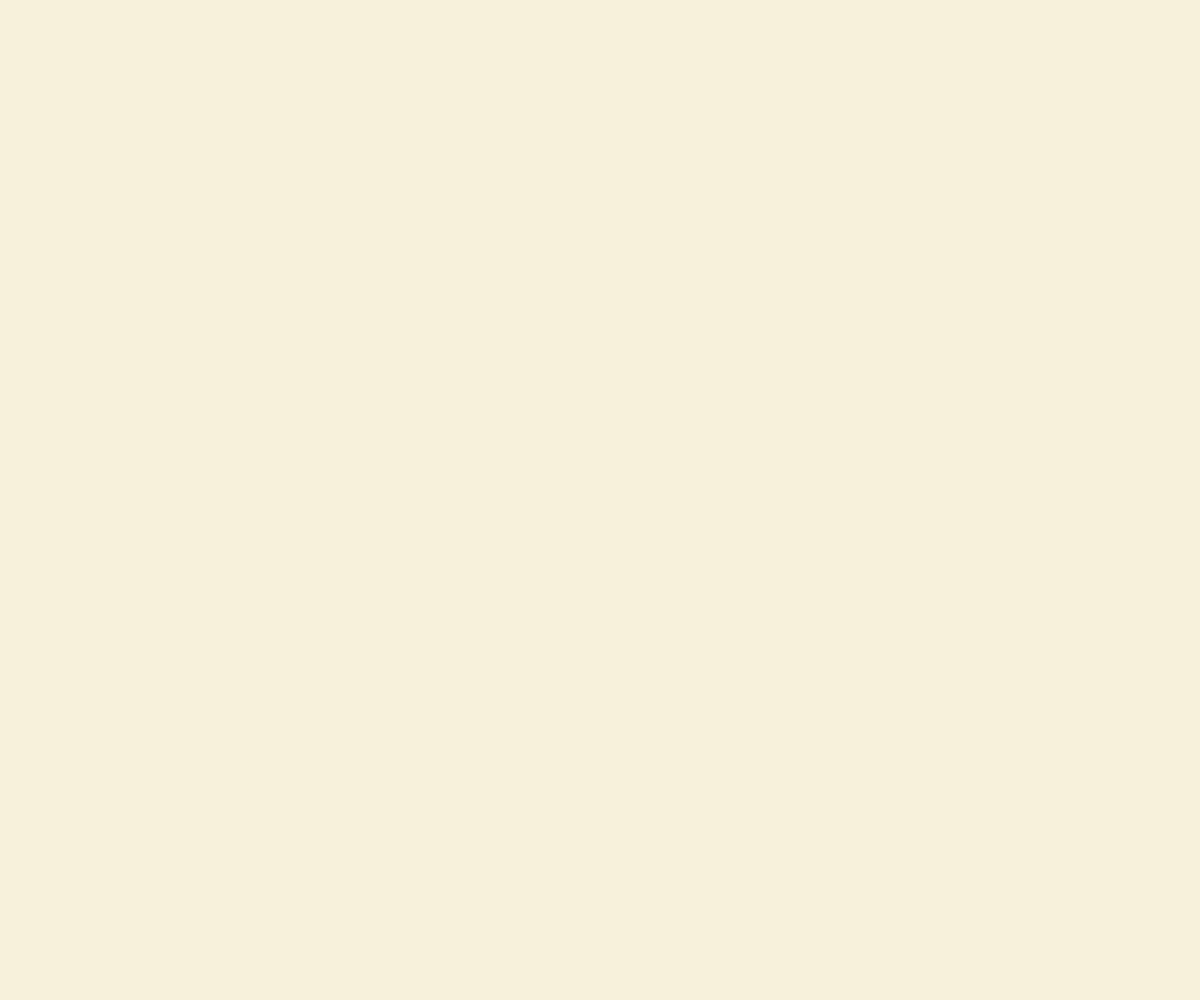
Frame 1 (no input)
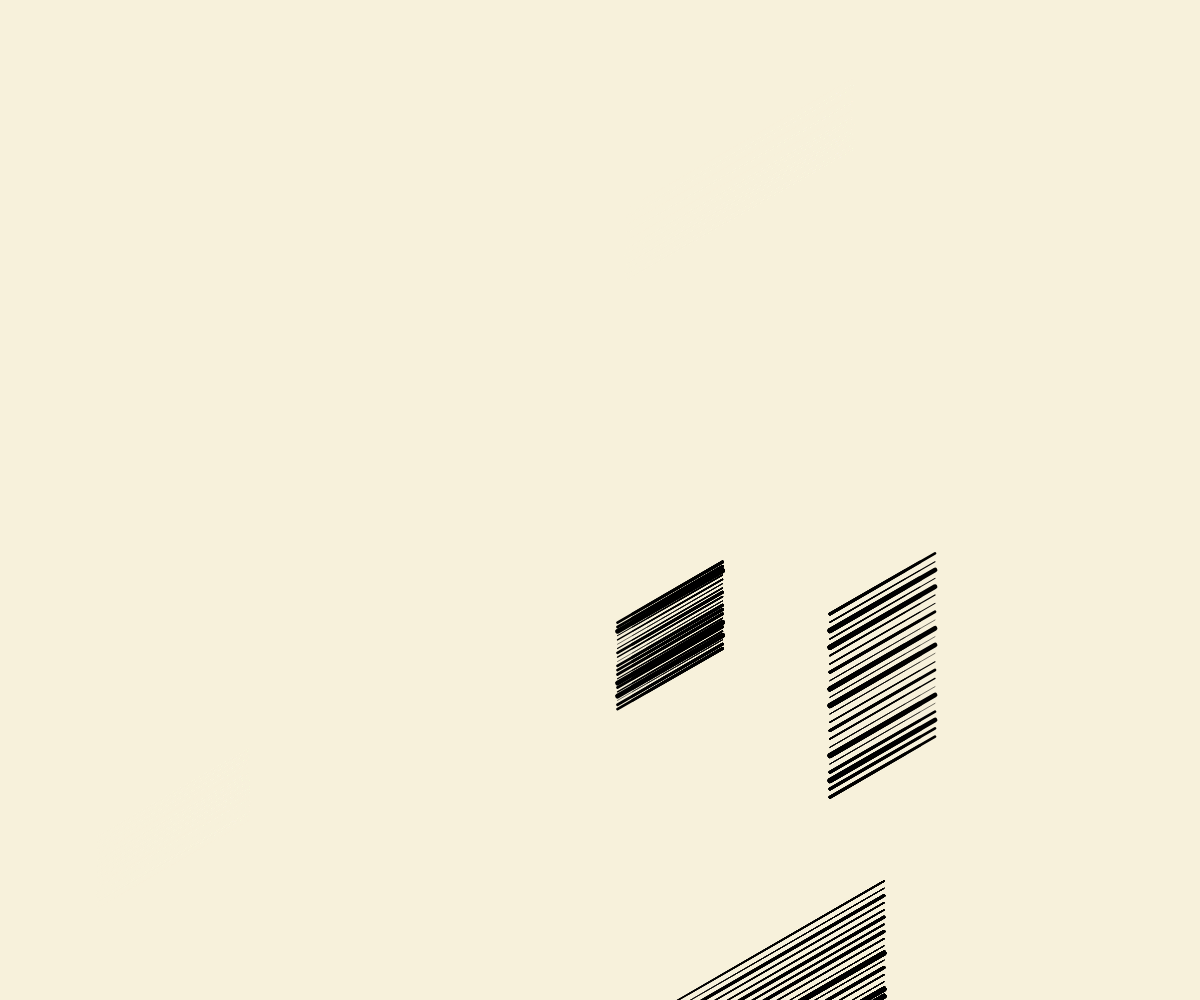
Frame 60 (no input)
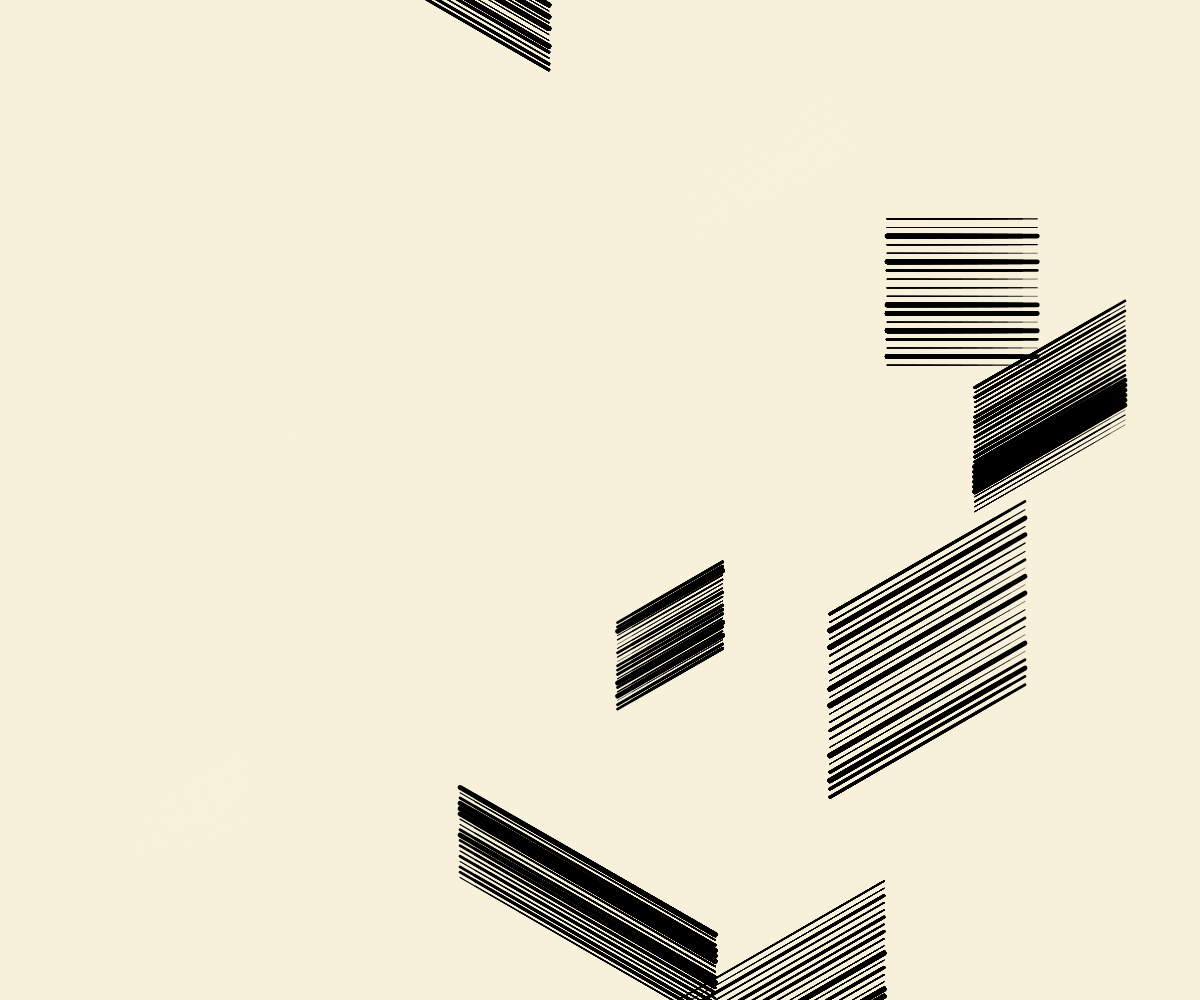
Frame 120 (the mouse pressed at the canvas centre since frame 60)

The p5.js sketch that drew these frames (run headless with seeded random() and noise() and a simulated clock; from frame 60 on, the mouse is pressed at the canvas centre):

// p5.js sketch
// ── sketch.js
// --- Global Variables for Scaling and Animation ---
let strokeOption;
let baseSize;
let scale;
let canvas = 800; // Basic canvas size used for scaling reference
let bgColor = [247, 241, 219]; // Light beige background color

let stripes = []; // Array to store all line stripe objects
let currentStripe = 0; // Index of the current stripe being animated
let layer2Drawn = false; // Flag to track if the main hidden line (Layer 2) has been inserted
const numGroups = 80; // Total number of line groups
const firstLayerGroups = Math.floor(numGroups * 0.7); // 70% for Layer 1

let mainHiddenLineStripe; // Stores the main hidden line stripe (Layer 2)

// --- Helper Functions ---

// Adjust stroke weights and scale based on current window size
function adjustStrokeAndScale() {
  baseSize = (windowWidth + windowHeight) / 2;
  scale = baseSize / canvas;
  strokeOption = [0.4, 0.8, 1, 2, 3.5];
  for (let i = 0; i < strokeOption.length; i++) {
    strokeOption[i] *= scale;
  }
}

// Function to generate and return all data for a single LineStripe instance
function createLineGroups() {
  let linesData = [];

  // Line color: 60% chance of black, 40% chance of background color (for erasure effect)
  const lineColor = random() < 0.6 ? color(0) : color(bgColor);

  // Randomly select the startpoint (origin is at the canvas center)
  const x1 = random(-width / 2, width / 2);
  const y1 = random(-height / 2, height / 2);

  const signX = random() > 0.5 ? 1 : -1;
  const signY = random() > 0.5 ? 1 : -1;
  const isTilted = random() < 0.5; // Tilted (30-degree) or axial (horizontal/vertical)
  const lineLength = random(80, 200) * scale; // Scaled length

  let hShift, vShift;

  if (isTilted) {
    const angle = tan(30); // angleMode(DEGREES) will handle this
    hShift = lineLength * signX;
    vShift = lineLength * angle * signY;
  } else {
    if (random() < 0.5) {
      // Horizontal
      hShift = lineLength * signX;
      vShift = 0;
    } else {
      // Vertical
      hShift = 0;
      vShift = lineLength * signY;
    }
  }

  const x2Base = x1 + hShift;
  const y2Base = y1 + vShift;
  const numLines = floor(random(10, 30));

  // Scale spacing to keep density consistent
  const spacing = random(3, 8) * scale;
  const absH = abs(hShift);
  const absV = abs(vShift);

  // Collect data for each parallel line in the group
  for (let i = 0; i < numLines; i++) {
    const offset = i * spacing;

    let X1 = x1;
    let Y1 = y1;
    let X2 = x2Base;
    let Y2 = y2Base;

    // Apply perpendicular offset
    if (absH > absV) {
      Y1 += offset;
      Y2 += offset;
    } else {
      X1 += offset;
      X2 += offset;
    }

    // Store the start/end points and properties for animation
    linesData.push({
      x1: X1,
      y1: Y1,
      x2: X2,
      y2: Y2,
      weight: random(strokeOption), // variable stroke, but scaled
      color: lineColor,
      length: lineLength // Base length for animation control
    });
  }

  // Pass the array of lines directly into LineStripe
  return new LineStripe(linesData);
}

// Function to generate and return data for the single Main Hidden Line (Layer 2)
function createMainHiddenLine() {
  let linesData = [];

  // Random angle between -45 and 45 degrees
  const baseAngle = random(-45, 45);

  // Define endpoints so the line passes across the entire canvas
  const y1 = -height / 2;
  const y2 = height / 2;

  // Horizontal shift so that the line covers the canvas width
  const shift = height * tan(baseAngle);
  const x1 = -shift;
  const x2 = shift;

  // Use background color for "erasing" effect
  const lineColor = color(bgColor);

  // Very thick stroke to strongly cut through other lines
  const weight = random(90, 150) * scale;

  // Length used for animation progress
  const lineLength = dist(x1, y1, x2, y2);

  linesData.push({
    x1: x1,
    y1: y1,
    x2: x2,
    y2: y2,
    weight: weight,
    color: lineColor,
    length: lineLength
  });

  return new LineStripe(linesData);
}

// --- LineStripe Class for Animation ---
class LineStripe {
  constructor(lines) {
    // lines: array of {x1, y1, x2, y2, weight, color, length}
    this.lines = lines;
    this.done = false;
    this.currentLen = 0;
    this.maxLen = lines[0].length; // all lines share the same base length
    this.drawSpeed = 15; // animation speed
  }

  displayStep() {
    push();
    noFill(); // Lines only

    for (let l of this.lines) {
      stroke(l.color);
      strokeWeight(l.weight);

      // Calculate the segment ratio for this frame
      const ratio = this.currentLen / this.maxLen;

      // Current endpoint based on the ratio
      const p2X = l.x1 + (l.x2 - l.x1) * ratio;
      const p2Y = l.y1 + (l.y2 - l.y1) * ratio;

      // Draw the growing line segment
      line(l.x1, l.y1, p2X, p2Y);
    }

    // Animate growth
    if (this.currentLen < this.maxLen) {
      this.currentLen += this.drawSpeed;
      if (this.currentLen >= this.maxLen) {
        this.currentLen = this.maxLen;
        this.done = true;
      }
    } else {
      this.done = true;
    }

    pop();
  }
}

// --- p5.js Core Functions ---
function setup() {
  createCanvas(windowWidth, windowHeight);
  angleMode(DEGREES);
  adjustStrokeAndScale();
  background(bgColor);

  // 1. Generate all small stripe groups (Layer 1 & 3)
  stripes = [];
  for (let g = 0; g < numGroups; g++) {
    stripes.push(createLineGroups());
  }

  // 2. Generate main hidden line stripe (Layer 2)
  mainHiddenLineStripe = createMainHiddenLine();
  currentStripe = 0;
  layer2Drawn = false; // used to control insertion
  loop(); // Enable draw loop for animation
}

function draw() {
  push();
  translate(width / 2, height / 2);

  // 1. Insert Layer 2 after 70% of stripes are drawn
  if (currentStripe === firstLayerGroups && !layer2Drawn) {
    stripes.splice(currentStripe, 0, mainHiddenLineStripe);
    layer2Drawn = true;
  }

  // 2. Animate current stripe
  if (currentStripe < stripes.length) {
    stripes[currentStripe].displayStep();

    if (stripes[currentStripe].done) {
      currentStripe++;
    }
  } else {
    noLoop(); // Stop when all stripes are drawn
  }

  pop();
}

// Handle window resize event
function windowResized() {
  resizeCanvas(windowWidth, windowHeight);

  // Recalculate scale and regenerate everything
  adjustStrokeAndScale();
  background(bgColor);
  stripes = [];
  currentStripe = 0;
  layer2Drawn = false;

  for (let g = 0; g < numGroups; g++) {
    stripes.push(createLineGroups());
  }
  mainHiddenLineStripe = createMainHiddenLine();

  loop();
}
